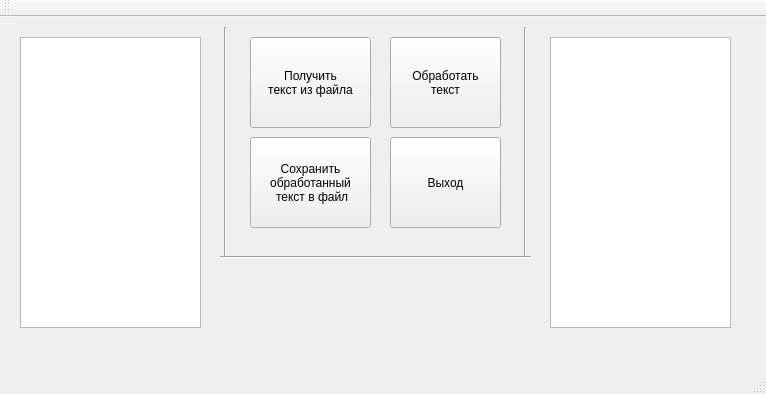
<?xml version="1.0" encoding="UTF-8"?>
<ui version="4.0">
 <class>MainWindow</class>
 <widget class="QMainWindow" name="MainWindow">
  <property name="geometry">
   <rect>
    <x>0</x>
    <y>0</y>
    <width>766</width>
    <height>394</height>
   </rect>
  </property>
  <property name="windowTitle">
   <string>Link searcher</string>
  </property>
  <widget class="QWidget" name="centralWidget">
   <widget class="QPushButton" name="GetButton">
    <property name="enabled">
     <bool>true</bool>
    </property>
    <property name="geometry">
     <rect>
      <x>250</x>
      <y>20</y>
      <width>121</width>
      <height>91</height>
     </rect>
    </property>
    <property name="font">
     <font>
      <strikeout>false</strikeout>
      <kerning>true</kerning>
     </font>
    </property>
    <property name="mouseTracking">
     <bool>false</bool>
    </property>
    <property name="layoutDirection">
     <enum>Qt::LeftToRight</enum>
    </property>
    <property name="autoFillBackground">
     <bool>false</bool>
    </property>
    <property name="inputMethodHints">
     <set>Qt::ImhNone</set>
    </property>
    <property name="text">
     <string>Получить 
текст из файла</string>
    </property>
    <property name="shortcut">
     <string/>
    </property>
    <property name="autoExclusive">
     <bool>true</bool>
    </property>
   </widget>
   <widget class="QTextBrowser" name="textBrowser">
    <property name="geometry">
     <rect>
      <x>20</x>
      <y>20</y>
      <width>181</width>
      <height>291</height>
     </rect>
    </property>
    <property name="html">
     <string>&lt;!DOCTYPE HTML PUBLIC &quot;-//W3C//DTD HTML 4.0//EN&quot; &quot;http://www.w3.org/TR/REC-html40/strict.dtd&quot;&gt;
&lt;html&gt;&lt;head&gt;&lt;meta name=&quot;qrichtext&quot; content=&quot;1&quot; /&gt;&lt;style type=&quot;text/css&quot;&gt;
p, li { white-space: pre-wrap; }
&lt;/style&gt;&lt;/head&gt;&lt;body style=&quot; font-family:'MS Shell Dlg 2'; font-size:7.8pt; font-weight:400; font-style:normal;&quot;&gt;
&lt;p style=&quot;-qt-paragraph-type:empty; margin-top:0px; margin-bottom:0px; margin-left:0px; margin-right:0px; -qt-block-indent:0; text-indent:0px;&quot;&gt;&lt;br /&gt;&lt;/p&gt;&lt;/body&gt;&lt;/html&gt;</string>
    </property>
   </widget>
   <widget class="Line" name="line_left">
    <property name="geometry">
     <rect>
      <x>200</x>
      <y>10</y>
      <width>51</width>
      <height>231</height>
     </rect>
    </property>
    <property name="orientation">
     <enum>Qt::Vertical</enum>
    </property>
   </widget>
   <widget class="QPushButton" name="SaveButton">
    <property name="geometry">
     <rect>
      <x>250</x>
      <y>120</y>
      <width>121</width>
      <height>91</height>
     </rect>
    </property>
    <property name="text">
     <string>Сохранить
обработанный
 текст в файл</string>
    </property>
   </widget>
   <widget class="QPushButton" name="ExitButton">
    <property name="geometry">
     <rect>
      <x>390</x>
      <y>120</y>
      <width>111</width>
      <height>91</height>
     </rect>
    </property>
    <property name="text">
     <string>Выход</string>
    </property>
   </widget>
   <widget class="QLabel" name="errorInfo">
    <property name="geometry">
     <rect>
      <x>240</x>
      <y>230</y>
      <width>271</width>
      <height>81</height>
     </rect>
    </property>
    <property name="font">
     <font>
      <weight>75</weight>
      <italic>false</italic>
      <bold>true</bold>
     </font>
    </property>
    <property name="text">
     <string/>
    </property>
   </widget>
   <widget class="QPushButton" name="RefineButton">
    <property name="geometry">
     <rect>
      <x>390</x>
      <y>20</y>
      <width>111</width>
      <height>91</height>
     </rect>
    </property>
    <property name="text">
     <string>Обработать
текст</string>
    </property>
   </widget>
   <widget class="QTextBrowser" name="textBrowser_2">
    <property name="geometry">
     <rect>
      <x>550</x>
      <y>20</y>
      <width>181</width>
      <height>291</height>
     </rect>
    </property>
   </widget>
   <widget class="Line" name="line_right">
    <property name="geometry">
     <rect>
      <x>500</x>
      <y>10</y>
      <width>51</width>
      <height>231</height>
     </rect>
    </property>
    <property name="orientation">
     <enum>Qt::Vertical</enum>
    </property>
   </widget>
   <widget class="Line" name="line_bottom">
    <property name="geometry">
     <rect>
      <x>220</x>
      <y>230</y>
      <width>311</width>
      <height>20</height>
     </rect>
    </property>
    <property name="orientation">
     <enum>Qt::Horizontal</enum>
    </property>
   </widget>
  </widget>
  <widget class="QMenuBar" name="menuBar">
   <property name="geometry">
    <rect>
     <x>0</x>
     <y>0</y>
     <width>766</width>
     <height>26</height>
    </rect>
   </property>
  </widget>
  <widget class="QToolBar" name="mainToolBar">
   <attribute name="toolBarArea">
    <enum>TopToolBarArea</enum>
   </attribute>
   <attribute name="toolBarBreak">
    <bool>false</bool>
   </attribute>
  </widget>
  <widget class="QStatusBar" name="statusBar"/>
 </widget>
 <layoutdefault spacing="6" margin="11"/>
 <resources/>
 <connections/>
</ui>
